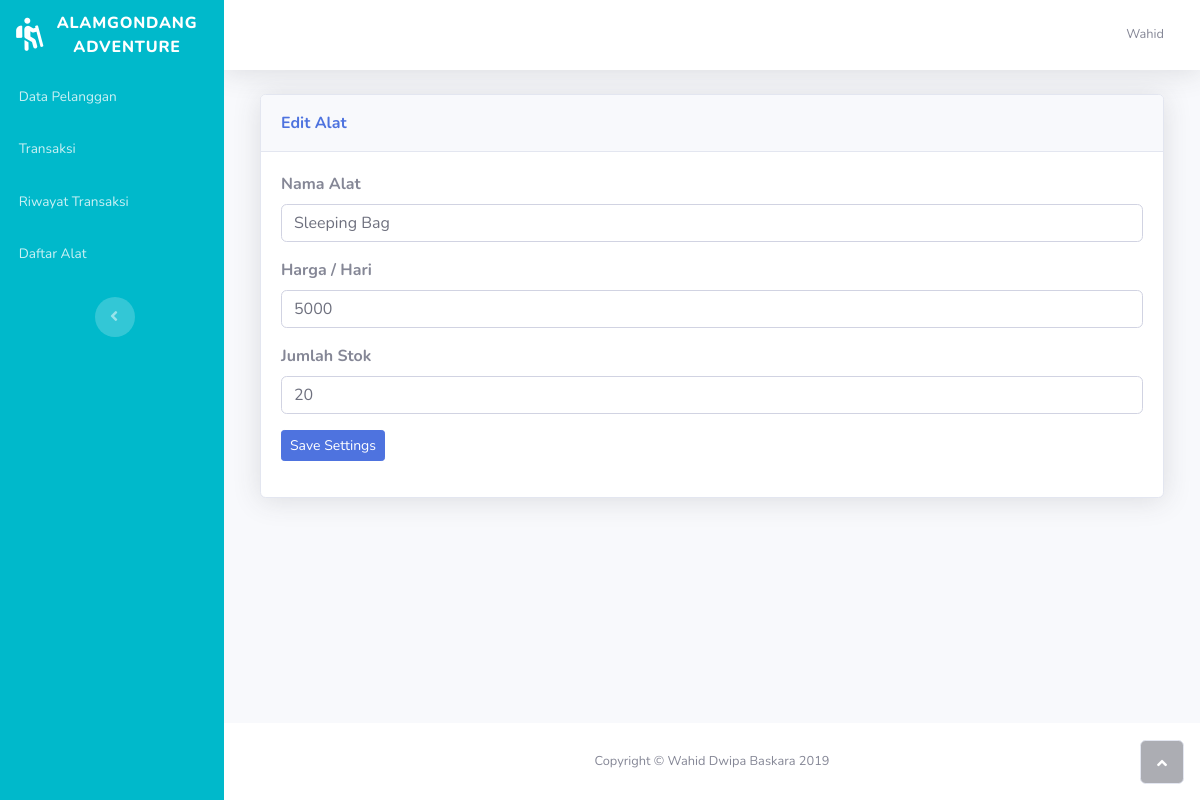
Page /edit_alat.php?id=2 (signed in) on the committed database.
### tables this page shows
CREATE TABLE `alat` (
  `id_alat` int(3) NOT NULL,
  `nama` varchar(50) NOT NULL,
  `harga` varchar(20) NOT NULL,
  `stok` varchar(20) NOT NULL
);

### edit_alat.php (the view, shortened to what this page needs)
<!DOCTYPE html>
<html>
<head>
    <link rel="stylesheet" href="assets/bootstrap/css/bootstrap.min.css">
    <link rel="stylesheet" href="assets/fonts/fontawesome-all.min.css">
    <link rel="stylesheet" href="assets/fonts/font-awesome.min.css">
    <link rel="stylesheet" href="assets/fonts/fontawesome5-overrides.min.css">
    <link rel="stylesheet" href="https://cdnjs.cloudflare.com/ajax/libs/animate.css/3.5.2/animate.min.css">
    <link rel="stylesheet" href="https://cdnjs.cloudflare.com/ajax/libs/aos/2.1.1/aos.css">
    <link rel="stylesheet" href="assets/css/Landing-Page---Parallax-Background---Logo-Heading-ButtonGIF.css">
</head>
<body id="page-top">
    <div id="wrapper">
        <nav class="navbar navbar-dark align-items-start sidebar sidebar-dark accordion p-0" style="background-color: #00b9cb;">
            <div class="container-fluid d-flex flex-column p-0">
                <a class="navbar-brand d-flex justify-content-center align-items-center sidebar-brand m-0" href="welcome.php">
                    <div class="sidebar-brand-icon rotate-n-15"><i class="fas fa-hiking"></i></div>
                    <div class="sidebar-brand-text mx-3"><span>AlamGondang<br>adventure<br></span></div>
                </a>
                <ul class="nav navbar-nav text-light" id="accordionSidebar">
                    <li class="nav-item" role="presentation">
                        <a class="nav-link" href="pelanggan.php">
                            <span>Data Pelanggan</span>
                        </a>
                        <a class="nav-link" href="transaksi.php">
                            <span>Transaksi</span>
                        </a>
                        <a class="nav-link" href="riwayat_transaksi.php">
                            <span>Riwayat Transaksi</span>
                        </a>
                        <a class="nav-link" href="alat.php">
                            <span>Daftar Alat</span>
                        </a>
                    </li>
                </ul>
                <div class="text-center d-none d-md-inline"><button class="btn rounded-circle border-0" id="sidebarToggle" type="button"></button></div>
            </div>
        </nav>
        <div class="d-flex flex-column" id="content-wrapper">
            <div id="content">
                <nav class="navbar navbar-light navbar-expand bg-white shadow mb-4 topbar static-top">
                    <div class="container-fluid"><button class="btn btn-link d-md-none rounded-circle mr-3" id="sidebarToggleTop" type="button"><i class="fas fa-bars"></i></button>
                        <ul class="nav navbar-nav flex-nowrap ml-auto">
                            <li class="nav-item dropdown no-arrow" role="presentation">
                                <div class="nav-item dropdown no-arrow"><a class="dropdown-toggle nav-link" data-toggle="dropdown" aria-expanded="false" href="#"><span class="d-none d-lg-inline mr-2 text-gray-600 small">
                                            <?php
                                            include "koneksi.php";
                                            $id = $_SESSION['username'];
                                            $query = "SELECT * from admin where email='$id'";
                                            $result = mysqli_query($connect, $query) or die(mysqli_error($connect));
                                            while ($row = mysqli_fetch_array($result)) {
                                                ?>
                                                <?php echo $row['nama']; ?>
                                            <?php
                                            }
                                            ?>
                                        </span></a>
                                </div>
                            </li>
                        </ul>
                    </div>
                </nav>
                <div class="container-fluid">
                    <div class="col">
                        <div class="card shadow">
                            <div class="card-header py-3">
                                <p class="text-primary m-0 font-weight-bold">Edit Alat</p>
                            </div>
                            <div class="card-body">
                                <?php
                                include "koneksi.php";
                                $id = mysqli_real_escape_string($connect, trim($_GET['id']));
                                $query = mysqli_query($connect, "select * from alat where id_alat='$id'") or die(mysqli_error($connect));
                                while ($plg = mysqli_fetch_array($query)) {
                                    $harga = $plg['harga'];
                                    $nama = $plg['nama'];
                                    $stok = $plg['stok'];
                                }
                                ?>
                                <form method='POST' action='aksi_edit_alat.php?id_alat=<?php echo    $id;    ?>'>
                                    <div class="form-group">
                                        <label>
                                            <strong>Nama Alat</strong>
                                            <br>
                                        </label>
                                        <input value="<?php echo $nama; ?>" class="form-control" type="text" name="nama">
                                    </div>
                                    <div class="form-group">
                                        <label>
                                            <strong>Harga / Hari</strong>
                                            <br>
                                        </label>
                                        <input value="<?php echo $harga; ?>" class="form-control" type="number" name="harga">
                                    </div>
                                    <div class="form-group">
                                        <label>
                                            <strong>Jumlah Stok</strong>
                                            <br>
                                        </label>
                                        <input value="<?php echo $stok; ?>" class="form-control" type="number" name="stok">
                                    </div>
                                    <div class="form-group"><button class="btn btn-primary btn-sm" type="submit">Save&nbsp;Settings</button></div>
                                </form>
                            </div>
                        </div>
                    </div>
                </div>
            </div>
            <footer class="bg-white sticky-footer">
                <div class="container my-auto">
                    <div class="text-center my-auto copyright"><span>Copyright © Wahid Dwipa Baskara 2019</span></div>
                </div>
            </footer>
        </div><a class="border rounded d-inline scroll-to-top" href="#page-top"><i class="fas fa-angle-up"></i></a>
    </div>
</body>
</html>

### rows in the picture
alat: nama "Sleeping Bag", harga "5000", stok "20"

### other values in the picture
$row['nama'] "Wahid"
